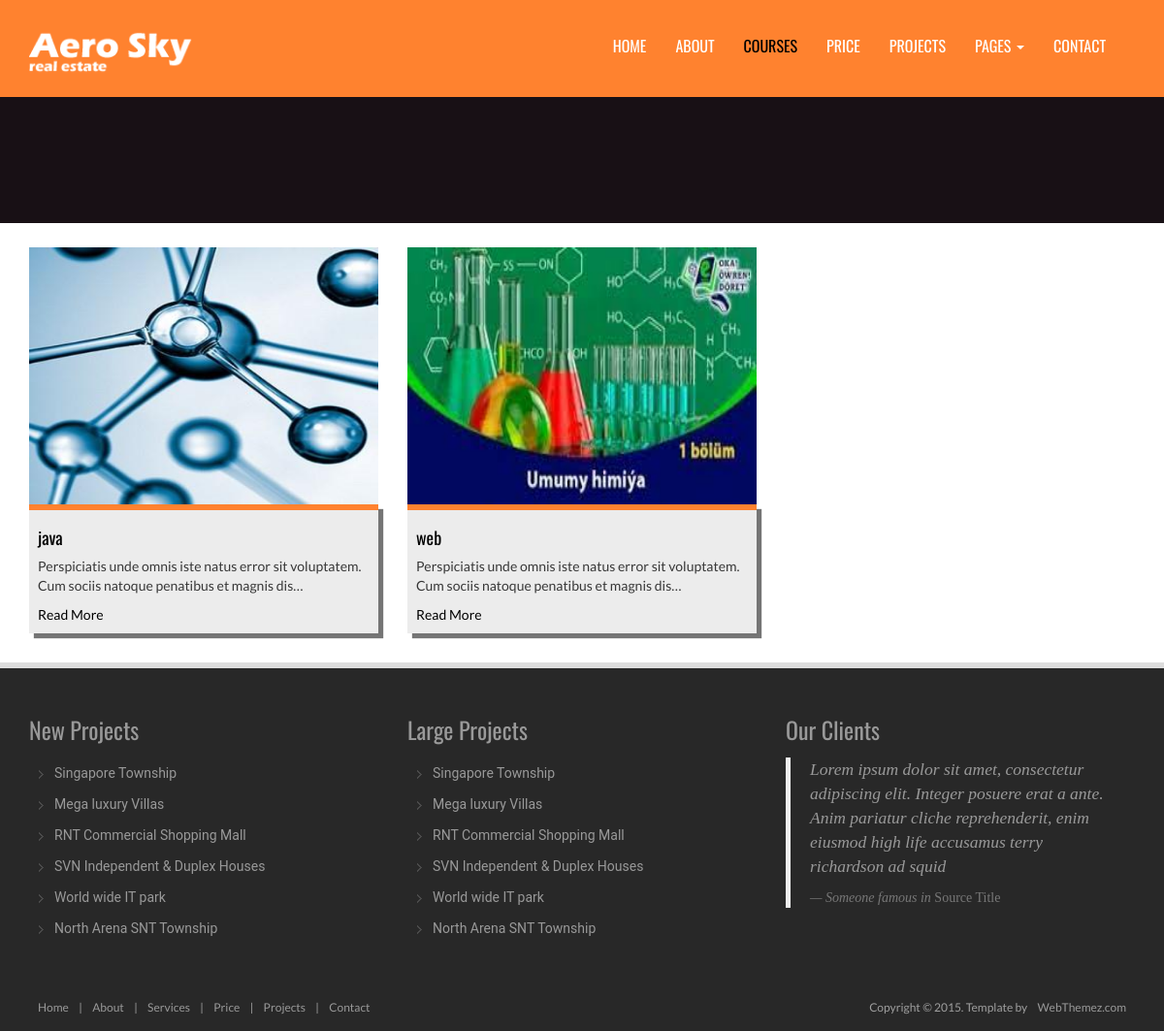
The app's page /courses/categories/web with its own data.
### courses/models.py (models this page shows, shortened)
class Course(models.Model):
    name = models.CharField(max_length=200, unique=True, verbose_name="Kurs ady", help_text="kurs adyny yazyn")
    category = models.ForeignKey(Category, null=True, on_delete=models.DO_NOTHING)
    tags = models.ManyToManyField(Tag, blank=True, null=True)
    description = models.TextField(blank=True, null=True)
    image = models.ImageField(upload_to="courses/%Y/%m/%d/", default="courses/1.jpg")
    date = models.DateTimeField(auto_now=True)
    available = models.BooleanField(default=True)

### courses/views.py (the view)
# urls.py: path('categories/<slug:category_slug>',views.category_detail, name='courses_by_category.html'),
def category_detail(request, category_slug ):
    courses = Course.objects.all().filter(category__slug = category_slug)
    categories = Category.objects.all()
    context = {
        'courses' : courses,
        'categories' : categories
    }
    return render(request, 'courses.html' , context)

### templates/courses.html
{% extends 'partials/base.html' %}
{% load static %}
{% block content %}
<header id="head" class="secondary">
	<div class="container">
		<div class="row">
			<div class="col-sm-8">
				<h1>Services</h1>
			</div>
		</div>
	</div>
</header>
<div class="container">
	<div class="row offs1">
		{% for course in courses %}
		<div class="col-md-4 col-sm-6 col-xs-12 ">
			<div class="thumbnail thumbnail4">
				<img src="{{course.image.url}}" alt="", style="height: 7cm; width: 10cm;" >
				<div class="caption">
					<h4>
						<a href="{% url 'course_detail.html' course.category.slug course.id %}">
							{{course.name}}
						</a>
					</h4>
					<p>
						{{course.description | truncatechars:100}}
					</p>
					<a href="#" data-title="Read More" class="btn-link"><span>Read More</span></a>
				</div>
			</div>
		</div>
		{% endfor %}
	</div>
</div>
<section class="btm-section secpadding">
	<div class="container">
		<div class="row">
			<div class="col-md-4">
				<div class="title-box clearfix ">
					<h3 class="title-box_primary">New Projects</h3>
				</div>
				<div class="list styled custom-list">
					<ul>
						<li><a title="Snatoque penatibus et magnis dis partu rient montes ascetur ridiculus mus."
								href="#">Singapore Township</a></li>
						<li><a title="Fusce feugiat malesuada odio. Morbi nunc odio gravida at cursus nec luctus."
								href="#">Mega luxury Villas</a></li>
						<li><a title="Penatibus et magnis dis parturient montes ascetur ridiculus mus." href="#">RNT
								Commercial Shopping Mall</a></li>
						<li><a title="Morbi nunc odio gravida at cursus nec luctus a lorem. Maecenas tristique orci."
								href="#">SVN Independent & Duplex Houses</a></li>
						<li><a title="Snatoque penatibus et magnis dis partu rient montes ascetur ridiculus mus."
								href="#">World wide IT park</a></li>
						<li><a title="Fusce feugiat malesuada odio. Morbi nunc odio gravida at cursus nec luctus."
								href="#">North Arena SNT Township</a></li>
					</ul>
				</div>
			</div>
			<div class="col-md-4">
				<div class="title-box clearfix ">
					<h3 class="title-box_primary">Large Projects</h3>
				</div>
				<div class="list styled custom-list">
					<ul>
						<li><a title="Snatoque penatibus et magnis dis partu rient montes ascetur ridiculus mus."
								href="#">Singapore Township</a></li>
						<li><a title="Fusce feugiat malesuada odio. Morbi nunc odio gravida at cursus nec luctus."
								href="#">Mega luxury Villas</a></li>
						<li><a title="Penatibus et magnis dis parturient montes ascetur ridiculus mus." href="#">RNT
								Commercial Shopping Mall</a></li>
						<li><a title="Morbi nunc odio gravida at cursus nec luctus a lorem. Maecenas tristique orci."
								href="#">SVN Independent & Duplex Houses</a></li>
						<li><a title="Snatoque penatibus et magnis dis partu rient montes ascetur ridiculus mus."
								href="#">World wide IT park</a></li>
						<li><a title="Fusce feugiat malesuada odio. Morbi nunc odio gravida at cursus nec luctus."
								href="#">North Arena SNT Township</a></li>
					</ul>
				</div>
			</div>
			<div class="col-md-4">
				<div class="title-box clearfix ">
					<h3 class="title-box_primary">Our Clients</h3>
				</div>
				<blockquote class="blockquote-1">
					<p>Lorem ipsum dolor sit amet, consectetur adipiscing elit. Integer posuere erat a ante. Anim
						pariatur cliche reprehenderit, enim eiusmod high life accusamus terry richardson ad squid</p>
					<small>Someone famous in <cite title="Source Title">Source Title</cite></small>
				</blockquote>
			</div>
		</div>
	</div>
</section>
{% endblock %}

### pages/static/assets/css/style.css (style rules this page uses)
body { font-family: 'Lato', sans-serif; font-weight: normal; }
h1, h2, h3, h4, h5, h6 { font-weight: normal; font-family: 'Oswald', sans-serif; }
h1, .h1, h2, .h2, h3, .h3 { margin-bottom: 15px; }
blockquote { font-style: italic; font-family: Georgia; color: #999; margin: 0px 0 0px; padding: 0px 20px; }
#head { background-size: cover; height: 750px; text-align: center; color: white; font-weight: 300; position: relative; background-position-x: center; }
#head.secondary { height: 100px; min-height: 100px; padding-top: 0px; }
ul, .list.custom-list ul { margin: 0 0 11px; list-style-type: none; padding-left: 10px; }
.list.custom-list ul li { margin: 0; padding: 6px 0 6px 16px; position: relative; background: url(../images/arrow.png) no-repeat 0 -78px; }
.list.custom-list ul li a { font: 14px/1.2em 'Roboto', sans-serif; color: #999999; text-transform: none; display: inline; position: relative; }
.thumbnail { position: relative; margin: 0; border-radius: 0; box-shadow: none; border: none; padding: 0; background: none; }
.thumbnail .caption { color: #383838; background: #ECECEC; border-top: 6px solid #FF822F; box-shadow: 5px 5px 1px rgba(0, 0, 0, 0.54); }
.thumbnail .caption a { font: 20px; color: #000000; }
.thumbnail>img, .thumbnail a>img { margin-right: auto; margin-left: auto; width: 100%; }
img { max-width: 100%; }
.secpadding { padding: 15px 0; }
.btm-section { background: #282828; margin-top: 30px; padding: 30px 0; margin-bottom: -40px; color: #999; border-top: 6px solid #DCDCDC; }
#head.secondary { height: 230px; min-height: 100px; padding-top: 0px; background: #181015 url(../images/bg_header.jpg) 0px -761px no-repeat; background-size: cover; text-align: left; margin-bottom: 25px; }

### records on screen
Course: image (picture), name "java", description "Perspiciatis unde omnis iste natus error sit voluptatem. Cum sociis natoque penatibus et magnis dis…"
Course: image (picture), name "web", description "Perspiciatis unde omnis iste natus error sit voluptatem. Cum sociis natoque penatibus et magnis dis…"
